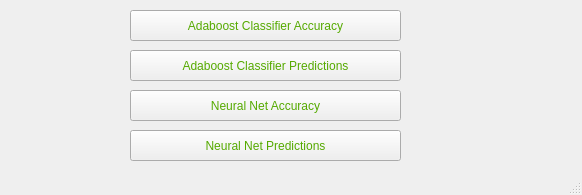
<?xml version="1.0" encoding="UTF-8"?>
<ui version="4.0">
 <class>MainWindow</class>
 <widget class="QMainWindow" name="MainWindow">
  <property name="geometry">
   <rect>
    <x>0</x>
    <y>0</y>
    <width>582</width>
    <height>195</height>
   </rect>
  </property>
  <property name="windowTitle">
   <string>Tax Evasion Detection</string>
  </property>
  <property name="styleSheet">
   <string notr="true">color: rgb(85, 170, 0);
font: 75 10pt &quot;MS Shell Dlg 2&quot;;</string>
  </property>
  <widget class="QWidget" name="centralwidget">
   <widget class="QPushButton" name="pushButton">
    <property name="geometry">
     <rect>
      <x>130</x>
      <y>10</y>
      <width>271</width>
      <height>31</height>
     </rect>
    </property>
    <property name="text">
     <string>Adaboost Classifier Accuracy</string>
    </property>
   </widget>
   <widget class="QPushButton" name="pushButton_2">
    <property name="geometry">
     <rect>
      <x>130</x>
      <y>90</y>
      <width>271</width>
      <height>31</height>
     </rect>
    </property>
    <property name="text">
     <string>Neural Net Accuracy</string>
    </property>
   </widget>
   <widget class="QPushButton" name="pushButton_3">
    <property name="geometry">
     <rect>
      <x>130</x>
      <y>130</y>
      <width>271</width>
      <height>31</height>
     </rect>
    </property>
    <property name="text">
     <string>Neural Net Predictions</string>
    </property>
   </widget>
   <widget class="QPushButton" name="pushButton_4">
    <property name="geometry">
     <rect>
      <x>130</x>
      <y>50</y>
      <width>271</width>
      <height>31</height>
     </rect>
    </property>
    <property name="text">
     <string>Adaboost Classifier Predictions</string>
    </property>
   </widget>
  </widget>
  <widget class="QStatusBar" name="statusbar"/>
 </widget>
 <resources/>
 <connections/>
</ui>
